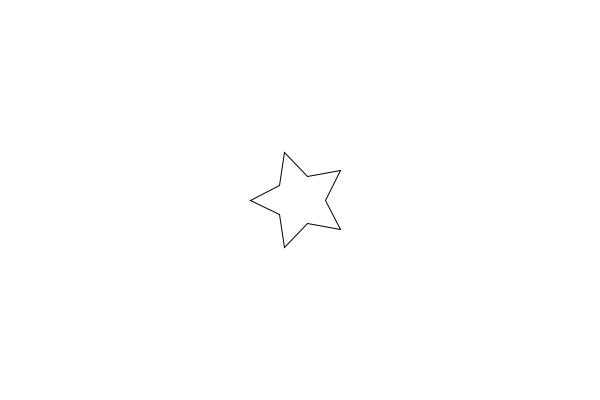
Frame 1 (no input)
Frame 60 (the mouse pressed at the canvas centre just before this capture): identical to frame 1, image omitted
Frame 120 (the mouse held since frame 60 and released just before this capture): identical to frame 1, image omitted

The Processing sketch that drew this single still picture (run headless with seeded random() and noise(); from frame 60 on, the mouse is pressed at the canvas centre):

// Processing sketch: init_8_star_forme
// ── init_8_star_forme.pde
/**
La Voie du Code vers les Étoiles
@see https://github.com/StanLepunK/La-Voie-du-Code
2018_11_27
*/

void setup() {
  size(600,400);
}


void draw() {
  background(255);
  //turn_around();
  few_points();
  
}

int num = 10;
PVector [] pts = new PVector[num];
PVector [] pos = new PVector[num];
void few_points() {
  float angle = TAU / num;
  int diam = 50;
  PVector offset = new PVector();
  offset.x = width/2;
  offset.y = height/2;
  // position
  for(int i = 0 ; i < num ; i++) {
    if(pts[i] == null) pts[i] = new PVector();
    if(pos[i] == null) pos[i] = new PVector();
    float final_angle = angle*i;
    pts[i].x = cos(final_angle);
    pts[i].y = sin(final_angle);
    int temp_diam = diam;
    if(i%2 == 0) temp_diam = diam/2;
    pos[i].x = (temp_diam * pts[i].x);
    pos[i].y = (temp_diam * pts[i].y);
    
    pos[i].add(offset);
  }
  // forme
  beginShape();
  for(int i = 0 ; i < num ; i++) {
    vertex(pos[i].x,pos[i].y);
  }
  endShape(CLOSE);
}









PVector point;
void turn_around() {
  if(point == null) point = new PVector();
  point.x = cos(frameCount *.01);
  point.y = sin(frameCount *.01);
  
  int diam = 50;
  
  PVector pos = new PVector();
  pos.x = (diam * point.x);
  pos.y = (diam * point.y);
  
  
  PVector offset = new PVector();
  offset.x = width/2;
  offset.y = height/2;
  
  pos.add(offset);
  strokeWeight(3);
  point(pos.x,pos.y);
}
